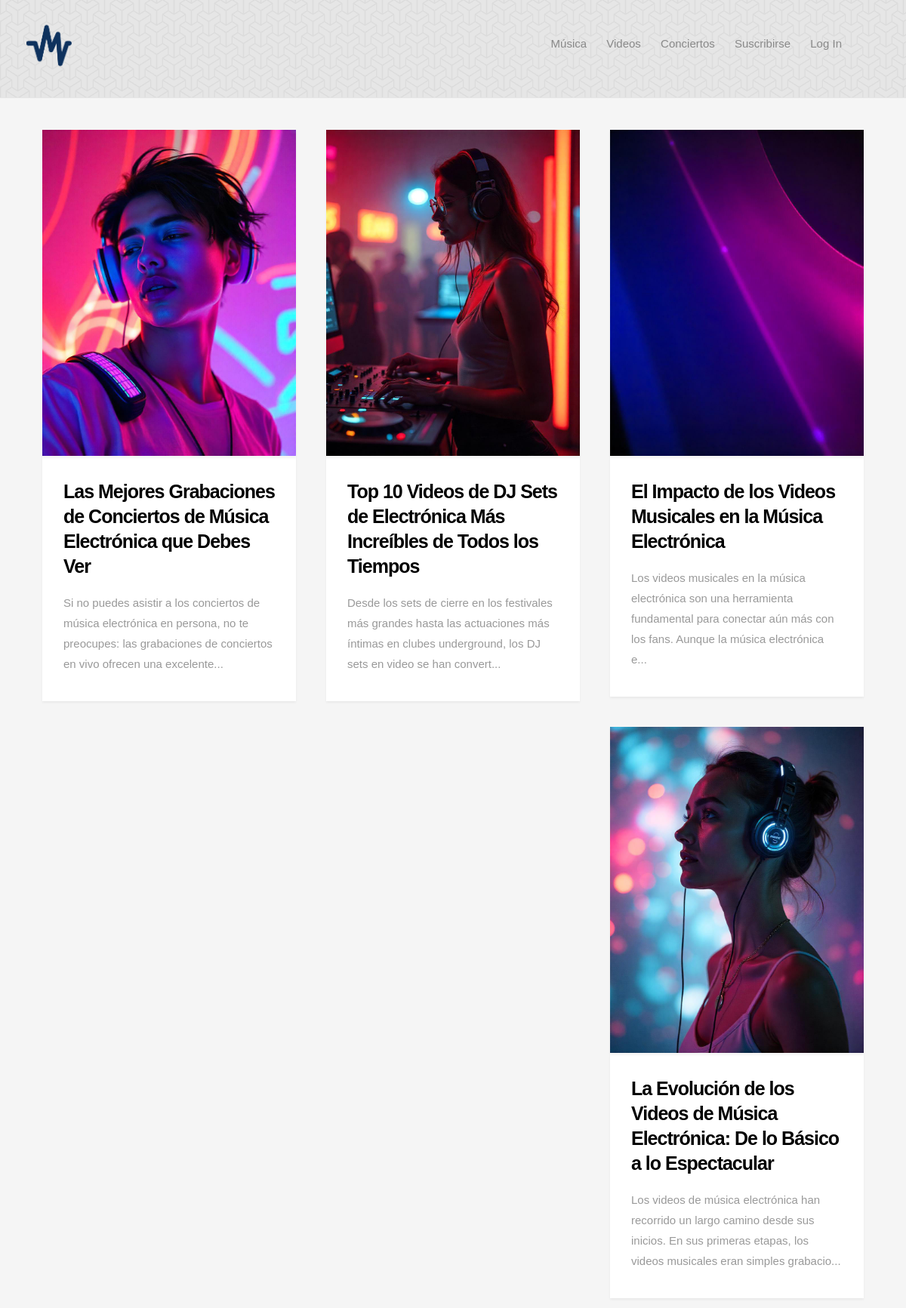
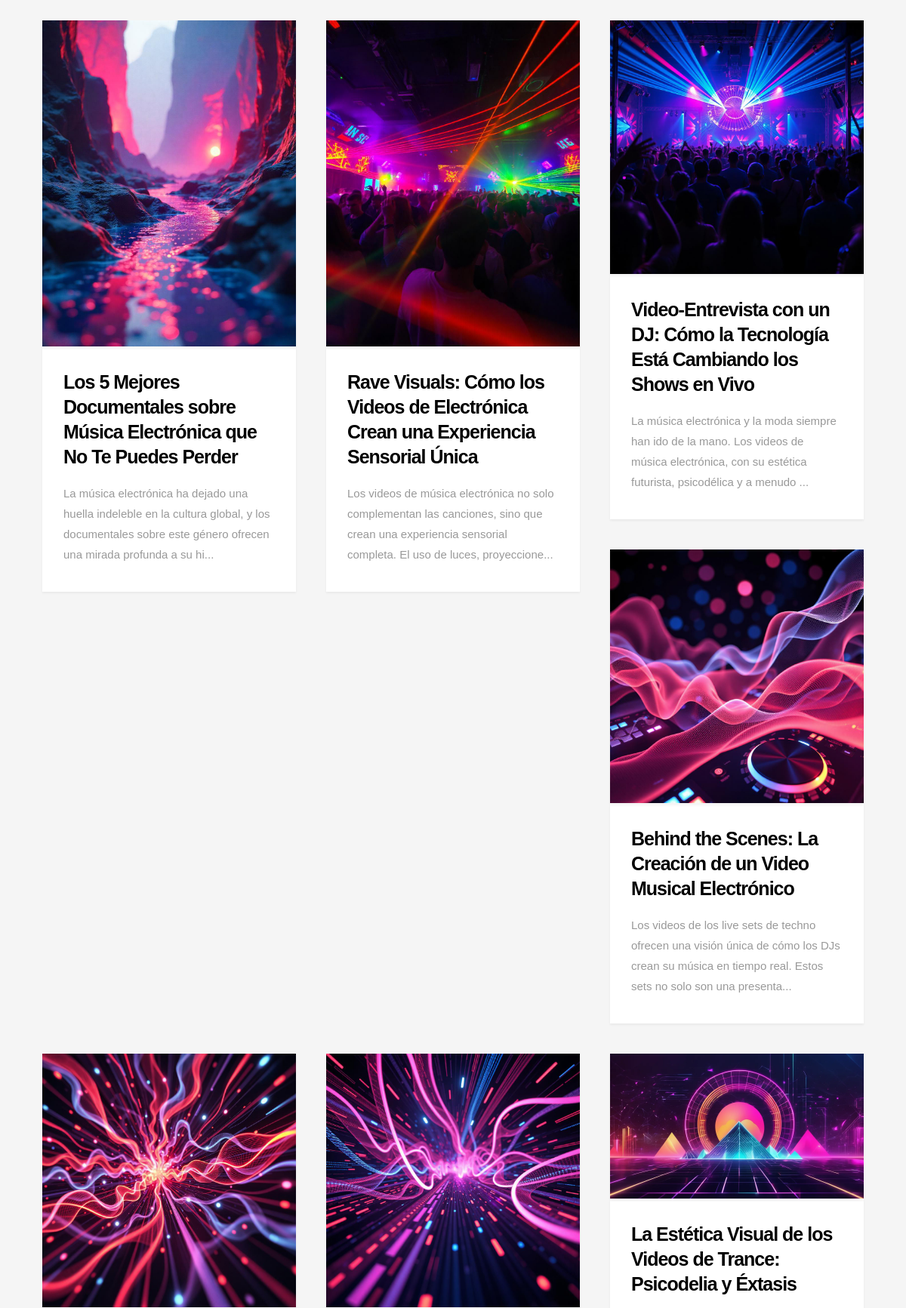
/videos.php (upper part), run on the app's committed database (2 pictures, top to bottom).
### tables this page shows
CREATE TABLE IF NOT EXISTS `entradas` (
  `id_entrada` int NOT NULL AUTO_INCREMENT,
  `id_autor` int NOT NULL,
  `titulo_entrada` text NOT NULL,
  `contenido_entrada` text NOT NULL,
  `fecha_creacion_entrada` date NOT NULL,
  `categoria_entrada` enum('musica','video','concierto') NOT NULL,
  `video` varchar(250) DEFAULT NULL,
  `musica` varchar(250) DEFAULT NULL,
  `imagen` varchar(250) DEFAULT NULL,
  PRIMARY KEY (`id_entrada`),
  KEY `fk_autor` (`id_autor`)
);

### mostrar_contenido_videos.php (the view, shortened to what this page needs)
<div class="row masonry">
    <div class="bricks-wrapper">
        <?php
        include("./conexiondb.php");
        $sql = "SELECT * FROM entradas WHERE categoria_entrada = 'video' ORDER BY fecha_creacion_entrada DESC";
        $resultado = $conexion->query($sql);
        if ($resultado->num_rows === 0) {
            echo "No hay ninguna entrada";
        } else {
            while ($fila = $resultado->fetch_assoc()) {
                ?>
                <article class="brick entry format-video animate-this">
                    <div class="entry-thumb video-image">
                        <a href="<?php echo $fila['video'] ?>" data-lity>
                            <img src="<?php echo $fila['imagen'] ?>" alt="bokeh">
                        </a>
                    </div>
                    <div class="entry-text">
                        <div class="entry-header">
                            <h1 class="entry-title"><a
                                    href="ver_post.php?id=<?php echo $fila['id_entrada'] ?>"><?php echo $fila['titulo_entrada'] ?></a>
                            </h1>
                        </div>
                        <div class="entry-excerpt">
                            <?php echo substr($fila['contenido_entrada'], 0, 150) . "..."; ?>
                        </div>
                    </div>
                </article>
                <?php
            }
        }
        ?>
    </div>
</div>

### css/base.css (style rules this page uses)
body { margin: 0; }
article, aside, details, figcaption, figure, footer, header, hgroup, main, menu, nav, section, summary { display: block; }
a { background: transparent; }
h1 { font-size: 2em; margin: 0.67em 0; }
img { border: 0; }
*, *::before, *::after { box-sizing: inherit; }
body { font-weight: normal; line-height: 1; text-rendering: optimizeLegibility; word-wrap: break-word; -webkit-overflow-scrolling: touch; -webkit-text-size-adjust: none; }
body, input, button { -moz-osx-font-smoothing: grayscale; -webkit-font-smoothing: antialiased; }
img, video { max-width: 100%; height: auto; }
div, dl, dt, dd, ul, ol, li, h1, h2, h3, h4, h5, h6, pre, form, p, blockquote, th, td { margin: 0; padding: 0; }
h1, h2, h3, h4, h5, h6 { -webkit-font-variant-ligatures: common-ligatures; -moz-font-variant-ligatures: common-ligatures; font-variant-ligatures: common-ligatures; text-rendering: optimizeLegibility; }
a { text-decoration: none; line-height: inherit; }
a img { border: none; }
.row { width: 94%; max-width: 1170px; margin: 0 auto; }
.row:before, .row:after { content: ""; display: table; }
.row:after { clear: both; }

### css/main.css (style rules this page uses)
html, body { height: 100%; }
body { background: #f5f5f5; font-family: "roboto-regular", sans-serif; font-size: 1.7rem; line-height: 3rem; color: #111111; }
a, a:visited { color: #1237B1; border-bottom: 1px solid transparent; -moz-transition: all 0.4s ease-in-out; -o-transition: all 0.4s ease-in-out; -webkit-transition: all 0.4s ease-in-out; -ms-transition: all 0.4s ease-in-out; transition: all 0.4s ease-in-out; }
h1, h2, h3, h4, h5, h6, .h01, .h02, .h03, .h04, .h05, .h06 { font-family: "montserrat-bold", sans-serif; color: #151515; font-style: normal; text-rendering: optimizeLegibility; margin-bottom: 2.1rem; }
h1, .h01 { font-size: 3.1rem; line-height: 1.35; letter-spacing: -.1rem; }
.bricks-wrapper .entry { margin-bottom: 40px; }
.bricks-wrapper .entry-thumb, .bricks-wrapper .entry-text { box-shadow: 0 2px 3px rgba(0, 0, 0, 0.05); }
.bricks-wrapper .entry-thumb { position: relative; overflow: hidden; }
.bricks-wrapper .entry-text { padding: 1.8rem 2.8rem 3.6rem; background-color: white; }
.bricks-wrapper .entry-header .entry-title { font-size: 2.5rem; line-height: 1.32; margin-bottom: 1.8rem; }
.bricks-wrapper .entry-header .entry-title a, .bricks-wrapper .entry-header .entry-title a:visited { color: #000000; }
.bricks-wrapper .entry-excerpt { font-size: 1.5rem; line-height: 2.7rem; color: #999999; }
.format-video .entry-thumb a { cursor: zoom-in; display: block; position: relative; }
.format-video .entry-thumb a img { vertical-align: bottom; }
.format-video .entry-thumb a::before { content: "\e998"; position: absolute; top: 50%; left: 50%; font-family: "icomoon"; font-size: 8rem; border-radius: 50%; color: white; -webkit-transform: translate(-50%, -50%); -ms-transform: translate(-50%, -50%); transform: translate(-50%, -50%); cursor: zoom-in; }
#bricks .masonry { max-width: 1440px; }
.bricks-wrapper:before, .bricks-wrapper:after { content: ""; display: table; }
.bricks-wrapper:after { clear: both; }
.bricks-wrapper .grid-sizer, .bricks-wrapper .brick { width: 25%; }
.bricks-wrapper .brick { float: left; padding: 0 20px; }
@media only screen and (max-width:1280px) { .bricks-wrapper .grid-sizer, .bricks-wrapper .brick { width: 33.33333%; } }

### data on the page
entradas: imagen (picture), titulo_entrada "Las Mejores Grabaciones de Conciertos de Música Electrónica que Debes Ver", contenido_entrada "Si no puedes asistir a los conciertos de música electrónica en persona, no te preocupes: las grabaciones de conciertos en vivo ofrecen una excelente"
entradas: imagen (picture), titulo_entrada "Top 10 Videos de DJ Sets de Electrónica Más Increíbles de Todos los Tiempos", contenido_entrada "Desde los sets de cierre en los festivales más grandes hasta las actuaciones más íntimas en clubes underground, los DJ sets en video se han convert"
entradas: imagen (picture), titulo_entrada "El Impacto de los Videos Musicales en la Música Electrónica", contenido_entrada "Los videos musicales en la música electrónica son una herramienta fundamental para conectar aún más con los fans. Aunque la música electrónica e"
entradas: imagen (picture), titulo_entrada "La Evolución de los Videos de Música Electrónica: De lo Básico a lo Espectacular", contenido_entrada "Los videos de música electrónica han recorrido un largo camino desde sus inicios. En sus primeras etapas, los videos musicales eran simples grabacio"
entradas: imagen (picture), titulo_entrada "Los 5 Mejores Documentales sobre Música Electrónica que No Te Puedes Perder", contenido_entrada "La música electrónica ha dejado una huella indeleble en la cultura global, y los documentales sobre este género ofrecen una mirada profunda a su hi"
entradas: imagen (picture), titulo_entrada "Rave Visuals: Cómo los Videos de Electrónica Crean una Experiencia Sensorial Única", contenido_entrada "Los videos de música electrónica no solo complementan las canciones, sino que crean una experiencia sensorial completa. El uso de luces, proyeccione"
entradas: imagen (picture), titulo_entrada "Video-Entrevista con un DJ: Cómo la Tecnología Está Cambiando los Shows en Vivo", contenido_entrada "La música electrónica y la moda siempre han ido de la mano. Los videos de música electrónica, con su estética futurista, psicodélica y a menudo"
entradas: imagen (picture), titulo_entrada "Behind the Scenes: La Creación de un Video Musical Electrónico", contenido_entrada "Los videos de los live sets de techno ofrecen una visión única de cómo los DJs crean su música en tiempo real. Estos sets no solo son una presenta"
entradas: imagen (picture)
entradas: imagen (picture)
entradas: imagen (picture), titulo_entrada "La Estética Visual de los Videos de Trance: Psicodelia y Éxtasis"
